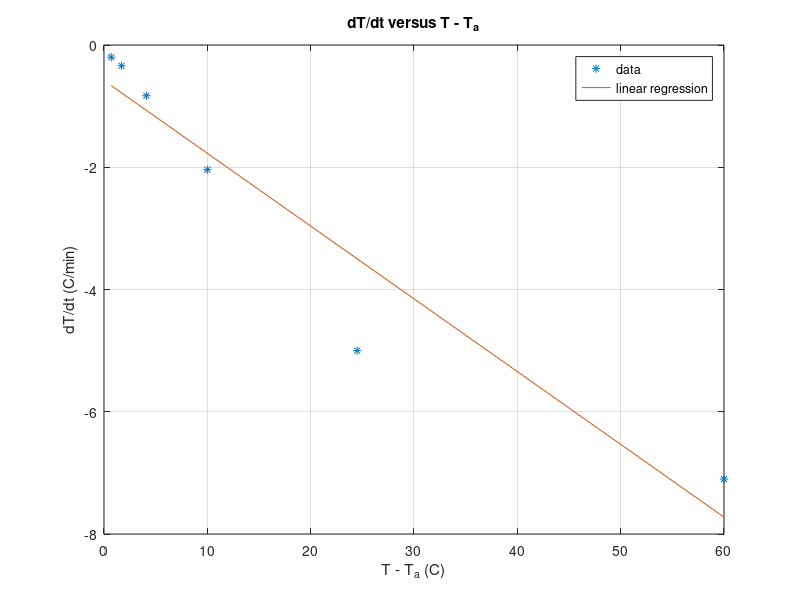

Source code (MATLAB):
% TOPIC: differentiation
% TITLE: Newton's law of cooling: dT/dt with gradient, then k from the slope of a linear regression (class method)
% SOURCE: CE206 slides 05 page 4; Chapra Prob. 21.28; CE206 class solution (Differentiation sheet)
% KEYWORDS: newton's law of cooling, dT/dt, numerical differentiation, proportionality constant, gradient, polyfit slope, metal ball, water
% PROBLEM:
% The rate of cooling of a body is dT/dt = -k(T - Ta). A metal ball heated to 80 C is dropped into water
% held at Ta = 20 C; its temperature is t (min) = 0 5 10 15 20 25, T (C) = 80 44.5 30.0 24.1 21.7 20.7.
% (a) Determine dT/dt at each time using numerical differentiation.
% (b) Plot dT/dt versus T - Ta and use linear regression to determine k.
% CHECK: abs(k - 0.11904712) < 1e-7 && abs(dTdt(1) + 7.1) < 1e-12
% CODE:
Ta = 20;
T = [80 44.5 30 24.1 21.7 20.7];
t = 0:5:25;
dTdt = gradient(T, 5)
a = polyfit(T - Ta, dTdt, 1);
k = -a(1)
X = [min(T) max(T)] - Ta;
figure; plot(T - Ta, dTdt, '*', X, polyval(a, X), '-'); grid on;
xlabel('T - T_a (C)'); ylabel('dT/dt (C/min)'); title('dT/dt versus T - T_a'); legend('data', 'linear regression');
